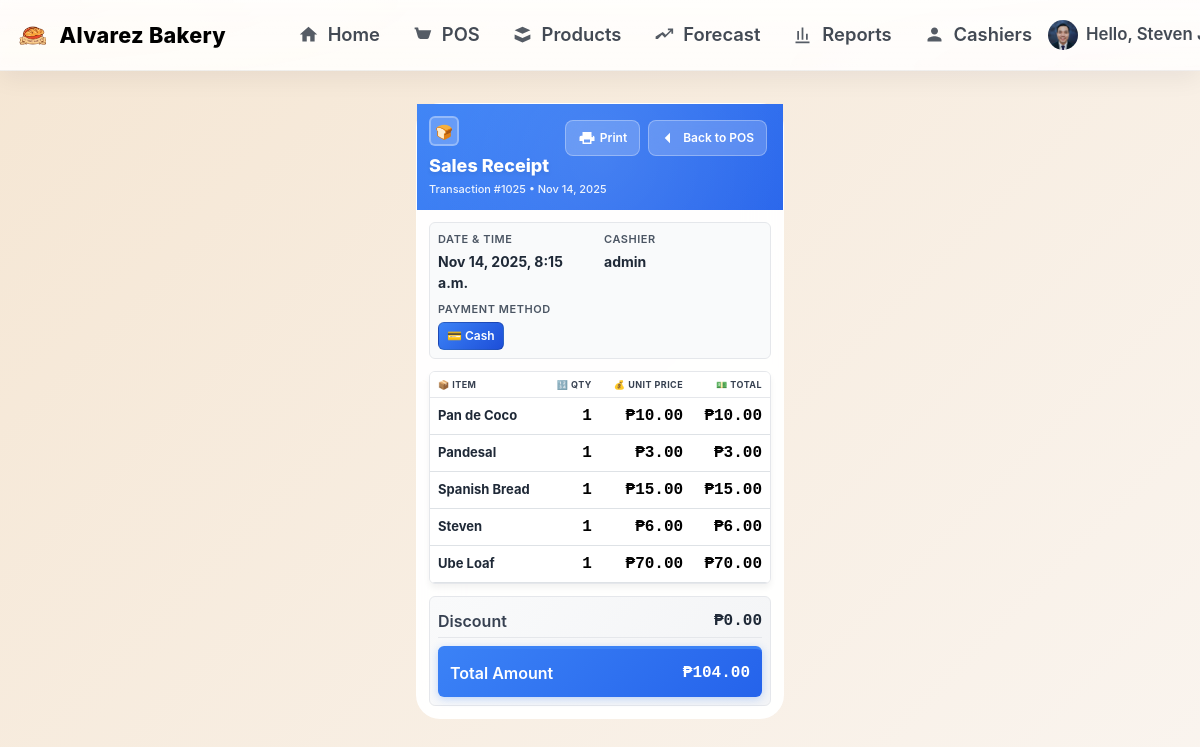
/receipt/1025/ (signed in), run on the app's committed database.
### core/models.py (models this page shows, shortened)
class UserProfile(models.Model):
    user = models.OneToOneField(User, on_delete=models.CASCADE, related_name='profile')
    profile_picture = models.ImageField(upload_to='profiles/', blank=True, null=True)
    created_at = models.DateTimeField(auto_now_add=True)
    updated_at = models.DateTimeField(auto_now=True)

class SalesTransaction(models.Model):
    PAYMENT_METHODS = (
        ('CASH', 'Cash'),
    )
    cashier = models.ForeignKey(User, on_delete=models.PROTECT, related_name='sales')
    total_amount = models.DecimalField(max_digits=12, decimal_places=2)
    discount = models.DecimalField(max_digits=12, decimal_places=2, default=0)
    payment_method = models.CharField(max_length=20, choices=PAYMENT_METHODS, default='CASH')
    created_at = models.DateTimeField(auto_now_add=True)

class SalesItem(models.Model):
    sale = models.ForeignKey(SalesTransaction, on_delete=models.CASCADE, related_name='items')
    product = models.ForeignKey(Product, on_delete=models.PROTECT)
    qty = models.PositiveIntegerField()
    unit_price = models.DecimalField(max_digits=10, decimal_places=2)
    line_total = models.DecimalField(max_digits=12, decimal_places=2)

class Product(models.Model):
    name = models.CharField(max_length=160)
    price = models.DecimalField(max_digits=10, decimal_places=2)
    ingredients = models.TextField(blank=True)
    stock = models.PositiveIntegerField(default=0)
    is_active = models.BooleanField(default=True)
    is_archived = models.BooleanField(default=False, help_text="Archived products are hidden from normal view but can be restored")
    expiration_date = models.DateField(blank=True, null=True, help_text="Product expiration date")
    image = models.CharField(max_length=500, blank=True, null=True)
    created_at = models.DateTimeField(auto_now_add=True)
    updated_at = models.DateTimeField(auto_now=True)

### core/views.py (the view)
# urls.py: path('receipt/<int:sale_id>/', core_views.receipt, name='receipt'),
@login_required
def receipt(request, sale_id):
    sale = get_object_or_404(SalesTransaction, pk=sale_id)
    cash_received = request.session.get(f'sale_{sale_id}_cash_received', 0)
    change = request.session.get(f'sale_{sale_id}_change', 0)
    return render(request, 'core/receipt.html', {
        'sale': sale,
        'cash_received': cash_received,
        'change': change
    })

### templates/core/receipt.html (shortened to what this page needs)
{% extends 'core/base.html' %}
{% block content %}
<div class="receipt-container">
  <div class="receipt-card">
    <div class="receipt-header">
      <div class="brand-logo">🍞</div>
      <div class="receipt-title">Sales Receipt</div>
      <div class="receipt-subtitle">Transaction #{{ sale.id }} • {{ sale.created_at|date:"M j, Y" }}</div>
      <div class="receipt-actions">
        <button type="button" class="action-btn" onclick="window.print()" title="Print Receipt">
          <svg width="18" height="18" viewBox="0 0 24 24" fill="currentColor">
            <path d="M6 9V4h12v5h2a2 2 0 0 1 2 2v5h-4v4H6v-4H2v-5a2 2 0 0 1 2-2h2Zm2-3h8v3H8V6Zm8 12v-4H8v4h8Zm3-7a1 1 0 1 0 0-2 1 1 0 0 0 0 2Z"/>
          </svg>
          Print
        </button>
        <a href="/pos/" class="action-btn">
          <svg width="18" height="18" viewBox="0 0 24 24" fill="currentColor">
            <path d="M19 12H5m7-7l-7 7 7 7"/>
          </svg>
          Back to POS
        </a>
      </div>
    </div>
    <div class="receipt-body">
      <div class="info-grid">
        <div class="info-item">
          <div class="info-label">Date & Time</div>
          <div class="info-value">{{ sale.created_at|date:"M j, Y, g:i a" }}</div>
        </div>
        <div class="info-item">
          <div class="info-label">Cashier</div>
          <div class="info-value">{{ sale.cashier.username }}</div>
        </div>
        {% if sale.payment_method %}
        <div class="info-item">
          <div class="info-label">Payment Method</div>
          <div class="info-value">
            <span class="payment-badge {% if sale.payment_method == 'cash' %}cash{% else %}card{% endif %}">
              {% if sale.payment_method == 'cash' %}
                💵 Cash
              {% else %}
                💳 {{ sale.payment_method|title|cut:"_" }}
              {% endif %}
          </span>
          </div>
        </div>
        {% endif %}
      </div>
      <div class="items-table">
        <table class="table mb-0">
          <thead>
            <tr>
              <th>📦 Item</th>
              <th class="text-end">🔢 Qty</th>
              <th class="text-end">💰 Unit Price</th>
              <th class="text-end">💵 Total</th>
            </tr>
          </thead>
          <tbody>
            {% for it in sale.items.all %}
              <tr>
                <td>
                  <div class="item-name">{{ it.product.name }}</div>
                </td>
                <td class="text-end mono-num">{{ it.qty }}</td>
                <td class="text-end mono-num">₱{{ it.unit_price|floatformat:2 }}</td>
                <td class="text-end mono-num">₱{{ it.line_total|floatformat:2 }}</td>
              </tr>
            {% endfor %}
          </tbody>
        </table>
      </div>
      <div class="summary-section">
      <div class="summary-row" {% if cash_received > 0 %}style="margin-top: 0.5rem; padding-top: 0.5rem; border-top: 1px solid var(--receipt-gray-200);"{% endif %}>
          <div class="summary-label">Discount</div>
          <div class="summary-value mono-num">₱{{ sale.discount|floatformat:2 }}</div>
        </div>
        <div class="summary-row total">
          <div class="summary-label">Total Amount</div>
          <div class="summary-value mono-num">₱{{ sale.total_amount|floatformat:2 }}</div>
      </div>
      </div>
    </div>
  </div>
</div>
{% endblock %}

### templates/core/base.html (shortened to what this page needs)
{% load static %}
<!doctype html>
<html lang="en">
<head>
  <link rel="stylesheet" href="https://cdn.jsdelivr.net/npm/bootstrap@5.3.3/dist/css/bootstrap.min.css">
</head>
<body>
{% if request.path != '/login/' %}
<nav class="navbar navbar-expand-lg navbar-light navbar-elevated">
  <div class="container-fluid px-3">
    <a class="navbar-brand" href="#" style="pointer-events: none; cursor: default;">
      <img src="/media/products/Logo.png" alt="Alvarez Bakery" class="brand-mark">
      Alvarez Bakery
    </a>
    <div class="collapse navbar-collapse" id="nav">
      <ul class="navbar-nav ms-3 ms-md-4 ms-lg-5 me-auto">
        <li class="nav-item">
          <a class="nav-link {% if request.path == '/' %}active{% endif %}" href="/" title="Home Dashboard">
            <svg class="nav-ic" viewBox="0 0 24 24" fill="currentColor" aria-hidden="true">
              <path d="M10 20v-6h4v6h5v-8h3L12 3 2 12h3v8z"/>
            </svg>
            <span>Home</span>
          </a>
        </li>
        <li class="nav-item">
          <a class="nav-link {% if request.path == '/pos/' %}active{% endif %}" href="/pos/" title="Point of Sale">
            <svg class="nav-ic" viewBox="0 0 24 24" fill="currentColor" aria-hidden="true">
              <path d="M7 4H5L4 6h2l2.68 9.39A2 2 0 0 0 10.6 17h6.8a2 2 0 0 0 1.93-1.52L22 7H6.42L5.92 5.5 5.7 4.8A1 1 0 0 0 4.74 4H3v2h1.26l2.43 8.5A3 3 0 0 0 9.6 17H18v-2H9.6L7 4Z"/>
            </svg>
            <span>POS</span>
          </a>
        </li>
        {% if request.user.is_staff %}
        <li class="nav-item">
          <a class="nav-link {% if request.path == '/products/' %}active{% endif %}" href="/products/" title="Manage Products">
            <svg class="nav-ic" viewBox="0 0 24 24" fill="currentColor" aria-hidden="true">
              <path d="M3 7l9-4 9 4-9 4-9-4Zm0 5l9 4 9-4v5l-9 4-9-4v-5Z"/>
            </svg>
            <span>Products</span>
          </a>
        </li>
        <li class="nav-item">
          <a class="nav-link {% if request.path == '/forecast/' %}active{% endif %}" href="/forecast/" title="Forecast & Trends">
            <svg class="nav-ic" viewBox="0 0 24 24" fill="currentColor" aria-hidden="true">
              <path d="M3 17h2.59l4.7-4.7 3.3 3.3L21 8.18V11h2V5h-6v2h2.82l-5.3 5.3-3.3-3.3L3 14.41V17Z"/>
            </svg>
            <span>Forecast</span>
          </a>
        </li>
        <li class="nav-item">
          <a class="nav-link {% if request.path == '/reports/' %}active{% endif %}" href="/reports/" title="Reports">
            <svg class="nav-ic" viewBox="0 0 24 24" fill="currentColor" aria-hidden="true">
              <path d="M4 20h16v2H4zM6 18h2V8H6v10Zm5 0h2V4h-2v14Zm5 0h2v-7h-2v7Z"/>
            </svg>
            <span>Reports</span>
          </a>
        </li>
        <li class="nav-item">
          <a class="nav-link {% if request.path|slice:':10' == '/cashiers/' %}active{% endif %}" href="/cashiers/" title="Cashiers">
            <svg class="nav-ic" viewBox="0 0 24 24" fill="currentColor" aria-hidden="true">
              <path d="M12 12c2.21 0 4-1.79 4-4s-1.79-4-4-4-4 1.79-4 4 1.79 4 4 4zm0 2c-2.67 0-8 1.34-8 4v2h16v-2c0-2.66-5.33-4-8-4z"/>
            </svg>
            <span>Cashiers</span>
          </a>
        </li>
        {% endif %}
      </ul>
      <ul class="navbar-nav ms-auto align-items-center">
        {% if request.user.is_authenticated %}
          <li class="nav-item dropdown">
            <a class="nav-link dropdown-toggle d-flex align-items-center gap-2" href="#" id="userMenu" role="button" data-bs-toggle="dropdown" aria-expanded="false" style="font-size:1.05rem;">
              {% if request.user.profile.profile_picture %}
                <img src="{{ request.user.profile.profile_picture.url }}" alt="{{ request.user.get_full_name|default:request.user.username }}" class="avatar" style="object-fit: cover;">
              {% else %}
                <span class="avatar">{{ request.user.get_full_name|default:request.user.username|slice:":1"|upper }}</span>
              {% endif %}
              <span class="d-none d-sm-inline">Hello, {{ request.user.get_full_name|default:request.user.username }}</span>
            </a>
          </li>
        {% else %}
          <li class="nav-item">
            <a class="btn btn-primary btn-lg" href="/login/">Login</a>
          </li>
        {% endif %}
      </ul>
    </div>
  </div>
</nav>
{% endif %}
<div class="{% if request.path == '/login/' %}container-fluid p-0{% else %}container{% endif %}">
  {% block content %}{% endblock %}
</div>
</body>
</html>

### templates/core/base.html (style rules this page uses)
.card { border-radius: 1rem; }
.navbar-elevated { position: sticky; top: 0; z-index: 1030; background: linear-gradient(180deg, rgba(255,255,255,.92), rgba(255,255,255,.88)), radial-gradient(800px 160px at 0% 0%, rgba(255,214,150,.15), transparent 60%), radial-gradient(800px 160px at 100% 100%, rgba(255,143,178,.12), transparent 60%); backdrop-filter: saturate(180%) blur(6px); -webkit-backdrop-filter: saturate(180%) blur(6px); border-bottom: 1px solid rgba(0,0,0,.06); box-shadow: 0 8px 24px rgba(16,24,40,.06); }
.navbar-brand { display: inline-flex; align-items: center; gap: .6rem; font-weight: 800; letter-spacing: .3px; font-size: 1.25rem; }
@media (min-width: 1200px) { .navbar-brand { font-size: 1.35rem; } }
.brand-mark { width: 34px; height: 34px; border-radius: 8px; display: inline-block; object-fit: contain; }
.navbar-nav { gap: .6rem; }
@media (min-width: 992px) { .navbar-nav { gap: 1rem; } }
.nav-link { border-radius: 999px; display: inline-flex; align-items: center; gap: .55rem; color: #434a54; font-weight: 600; padding: .65rem 1rem; font-size: 1.05rem; }
@media (min-width: 992px) { .nav-link { padding: .75rem 1.15rem; font-size: 1.15rem; } }
.nav-ic { width: 19px; height: 19px; opacity: .9; }
@media (min-width: 992px) { .nav-ic { width: 21px; height: 21px; } }
.avatar { width: 30px; height: 30px; border-radius: 50%; display: inline-flex; align-items: center; justify-content: center; background: #e9ecef; color: #495057; font-weight: 700; font-size: .9rem; }

### data on the page
SalesTransaction: id "1025", created_at "Nov 14, 2025", created_at "Nov 14, 2025, 8:15 a.m.", cashier.username "admin", payment_method "Cash", discount "0.00", total_amount "104.00"
SalesItem: product.name "Pan de Coco", qty "1", unit_price "10.00", line_total "10.00"
SalesItem: product.name "Pandesal", qty "1", unit_price "3.00", line_total "3.00"
SalesItem: product.name "Spanish Bread", qty "1", unit_price "15.00", line_total "15.00"
SalesItem: product.name "Steven", qty "1", unit_price "6.00", line_total "6.00"
SalesItem: product.name "Ube Loaf", qty "1", unit_price "70.00", line_total "70.00"

### other printed values
{{ request.user.get_full_name|default:request.user.username }} "Steven…"
